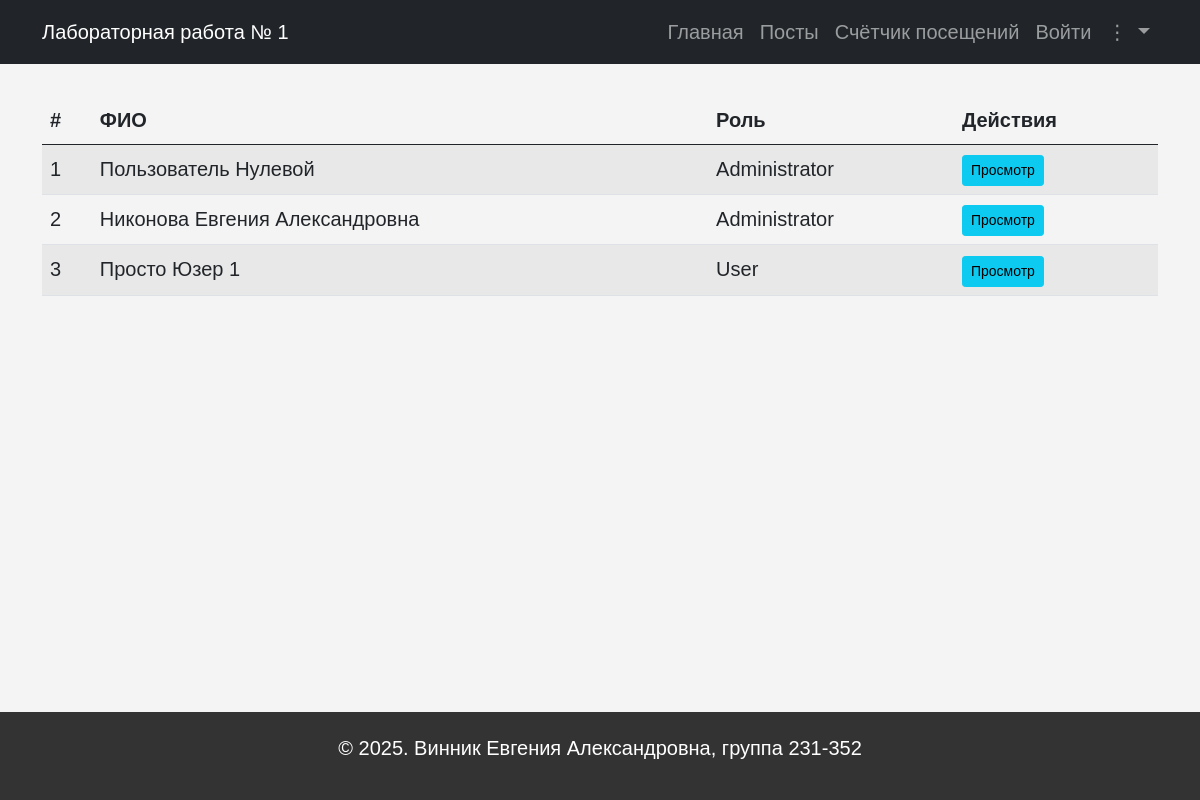
Before: / with the older database file.
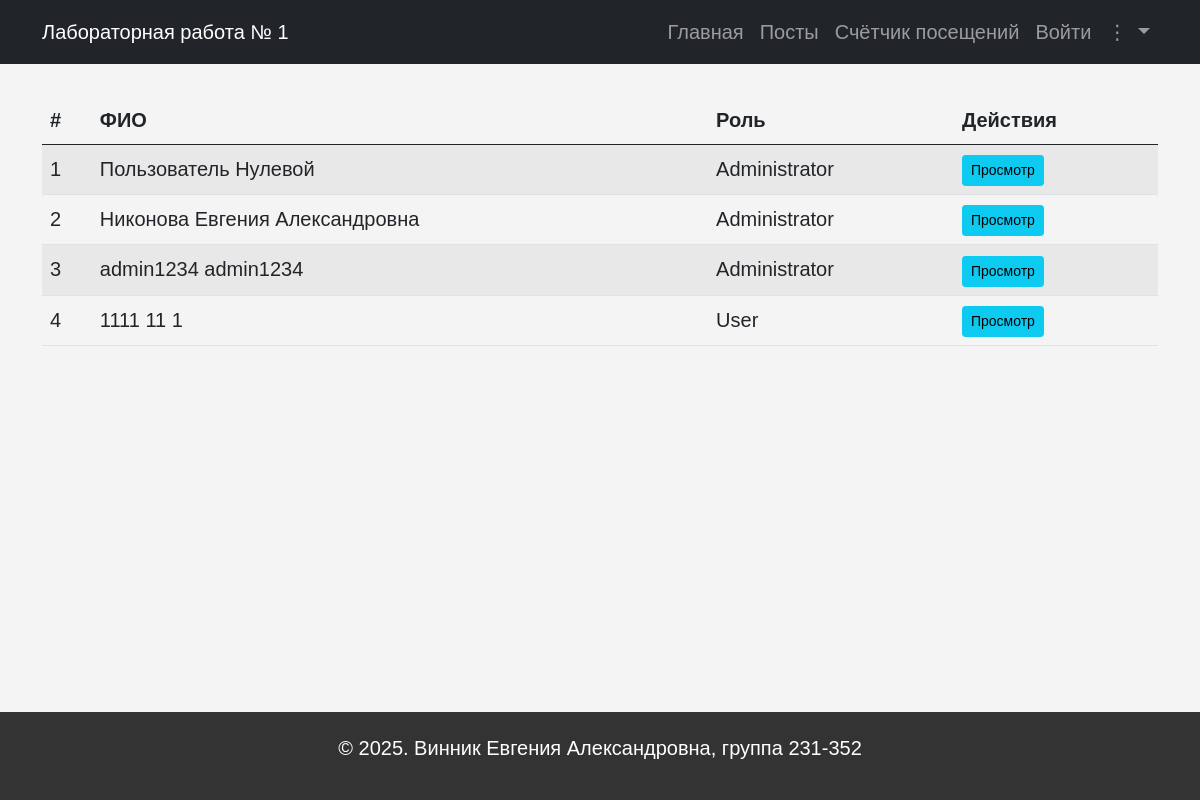
After: the same page with the newer database file.
### models.py (models this page shows, shortened)
class User(UserMixin, db.Model):
    __tablename__ = 'users'
    id = db.Column(db.Integer, primary_key=True)
    login = db.Column(db.String(64), unique=True, nullable=False)
    password_hash = db.Column(db.String(128), nullable=False)
    surname = db.Column(db.String(64))
    name = db.Column(db.String(64), nullable=False)
    patronymic = db.Column(db.String(64))
    role_id = db.Column(db.Integer, db.ForeignKey('roles.id'))
    role = db.relationship('Role', backref=db.backref('users', lazy=True))
    created_at = db.Column(db.DateTime, default=datetime.utcnow, nullable=False)

class Role(db.Model):
    __tablename__ = 'roles'
    id = db.Column(db.Integer, primary_key=True)
    name = db.Column(db.String(64), unique=True, nullable=False)
    description = db.Column(db.Text)

### app.py (the view)
@app.route('/')
def index():
    users = User.query.order_by(User.id).all()
    return render_template('index.html', users=users)

### templates/index.html (shortened to what this page needs)
{% extends 'base.html' %}
{% block content %}
<div class="row">
  <div class="col-lg-12">
    <table class="table table-striped mt-3">
      <thead>
        <tr>
          <th>#</th>
          <th>ФИО</th>
          <th>Роль</th>
          <th>Действия</th>
        </tr>
      </thead>
      <tbody>
        {% for user in users %}
        <tr>
          <td>{{ loop.index }}</td>
          <td>{{ user.surname or '' }} {{ user.name or '' }} {{ user.patronymic or '' }}</td>
          <td>{{ user.role.name if user.role else '' }}</td>
          <td>
            <a class="btn btn-info btn-sm" href="{{ url_for('view_user', user_id=user.id) }}">Просмотр</a>
          </td>
        </tr>
        {% endfor %}
      </tbody>
    </table>
  </div>
</div>
{% endblock %}

### templates/base.html (shortened to what this page needs)
<!DOCTYPE html>
<html lang="ru">
  <head>
    <link
      href="https://cdn.jsdelivr.net/npm/bootstrap@5.0.2/dist/css/bootstrap.min.css"
      rel="stylesheet"
    />
    <link
      rel="stylesheet"
      href="{{ url_for('static', filename='styles.css') }}"
    />
  </head>
  <body>
    <header>
      <nav class="navbar navbar-expand-lg navbar-dark bg-dark">
        <div class="container">
          <a class="navbar-brand" href="{{ url_for('index') }}"
            >Лабораторная работа № 1</a
          >
          <div class="collapse navbar-collapse" id="navbarSupportedContent">
            <ul class="navbar-nav ms-auto mb-2 mb-lg-0">
              <li class="nav-item">
                <a
                  class="nav-link"
                  aria-current="page"
                  href="{{ url_for('index') }}"
                  >Главная</a
                >
              </li>
              <li class="nav-item">
                <a
                  class="nav-link"
                  aria-current="page"
                  href="{{ url_for('posts') }}"
                  >Посты</a
                >
              </li>
              <li class="nav-item">
                <a class="nav-link" href="{{ url_for('counter') }}"
                  >Счётчик посещений</a
                >
              </li>
              {% if current_user.is_authenticated %}
              <li class="nav-item">
                <a class="nav-link" href="{{ url_for('secret') }}"
                  >Секретная страница</a
                >
              </li>
              <li class="nav-item">
                <a class="nav-link" href="{{ url_for('logout') }}">Выйти</a>
              </li>
              <li class="nav-item">
                <a class="nav-link" href="{{ url_for('change_password') }}"
                  >Изменить пароль</a
                >
              </li>
              {% else %}
              <li class="nav-item">
                <a class="nav-link" href="{{ url_for('login') }}">Войти</a>
              </li>
              {% endif %}
              <li class="nav-item dropdown">
                <a
                  class="nav-link dropdown-toggle"
                  href="#"
                  id="moreDropdown"
                  role="button"
                  data-bs-toggle="dropdown"
                  aria-expanded="false"
                >
                  &#x22EE;
                </a>
              </li>
            </ul>
          </div>
        </div>
      </nav>
    </header>
    <main class="my-3">
      <div class="container">
        {% block content %}{% endblock %}
      </div>
    </main>
    <footer>
      <p>&copy; 2025. Винник Евгения Александровна, группа 231-352</p>
    </footer>
  </body>
</html>

### static/styles.css (style rules this page uses)
html, body { height: 100%; margin: 0; }
body { font-size: 1.25rem; font-family: Arial, sans-serif; line-height: 1.6; margin: 0; padding: 0; background-color: #f4f4f4; display: flex; flex-direction: column; }
main { flex: 1 0 auto; }
footer { flex-shrink: 0; background-color: #212529; color: white; text-align: center; padding: 1rem; }
footer { background-color: #333; color: white; padding: 20px 0; text-align: center; position: relative; bottom: 0; width: 100%; }

Changed rows visible on the page:
removed User: surname "Просто", name "Юзер", patronymic "1", role "User"
added User: surname "admin1234", name "admin1234", role "Administrator"
added User: surname "1111", name "11", patronymic "1", role "User"
